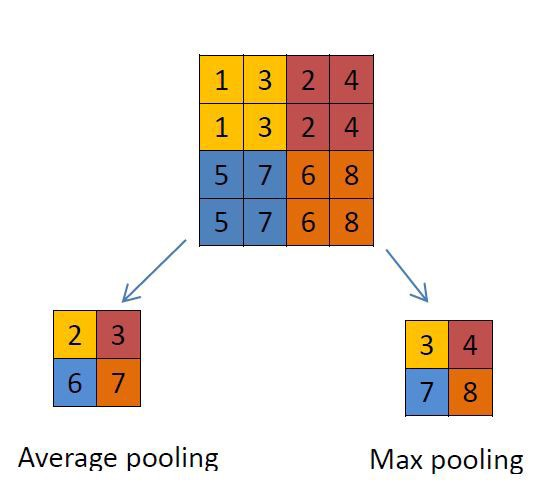
#> input picture imgs/13_CNN_pooling_layer_.jpeg, 552 x 499 px, given in place of 13_CNN_conv_imag_ex.jpg, which was not available
$ jupyter execute --allow-errors 07_CNN_main-student_version.ipynb   (shell and % lines are left out)   (text cells are left out)
#> lines starting #> are read from the running program, lines starting #| are printed output that depends on the picture; pictures that were not available may be replaced by others from this repository, and a replacement may not be noted
[cell 1]
import numpy as np

def convolve2d(input_, kernel):

    nrow, ncol = input_.shape
    nrow_k, ncol_k = kernel.shape

    # check kernel always smaller than input?

    #number of steps in columns assuming the kernel moves one position in both directions
    steps_x = nrow - (nrow_k)
    steps_y= ncol - (ncol_k)

    res = np.empty([steps_x, steps_y])

    for i in range(steps_x):
        # col position in input
        for j in range(steps_y):
            #clip input at kernel position
            input_subset = input_[i:i+nrow_k, j:j+ncol_k]
            res[i, j] = np.sum(input_subset * kernel)

    return res

[cell 2]
import matplotlib.pyplot as plt
from skimage import io, color
from skimage import exposure

[cell 3]
def load_image(path):
    # Load the image
    img = io.imread(path)
    # Convert the image to grayscale (1 channel)
    img = color.rgb2gray(img)
    return img

[cell 4]
import warnings

def run(image_path, kernel=np.array([[-1,-1,-1],[-1,8,-1],[-1,-1,-1]])):
    img = load_image(image_path)
    edges = convolve2d(img, kernel)
    # Adjust the contrast of the filtered image by applying Histogram Equalization
    with warnings.catch_warnings():
        warnings.simplefilter("ignore")
        edges_equalized = exposure.equalize_adapthist(edges/np.max(np.abs(edges)), clip_limit=0.03)
        plt.imshow(edges_equalized, cmap=plt.cm.gray)
        plt.axis('off')
        plt.show()

[cell 5]
#run with kernel np.array([[-1,-1,-1],[-1,8,-1],[-1,-1,-1]]))
#my_img = load_image('../imgs/13_CNN_conv_imag_ex.jpg')

run(image_path='../imgs/13_CNN_conv_imag_ex.jpg')
#> in load_image, img is the input picture: shape (499, 552, 3); mean R, G, B 237.2, 227.4, 219
#> in load_image, `img = color.rgb2gray(img)`:
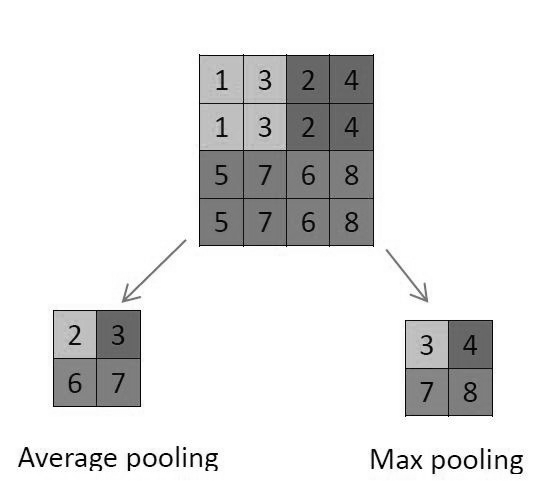
#> img: shape (499, 552) float64; min 0, max 1, mean 0.898
#> after the loop in convolve2d, `for i in range(steps_x):`:
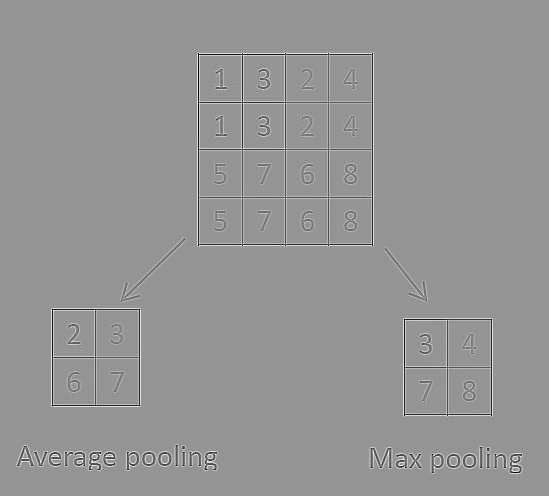
#> res: shape (496, 549) float64; min -5.98, max 4.25, mean -3.5e-18; drawn with min black and max white
#> in run, `edges_equalized = exposure.equalize_adapthist(edges/np.max(np.abs(edge..`:
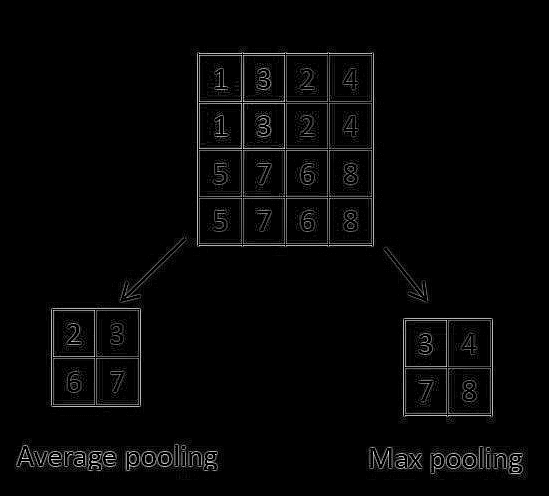
#> edges_equalized: shape (496, 549) float64; min 0, max 1, mean 0.0234

[cell 6]
#run with kernel np.array([[1,1,1],[1,1,1],[1,1,1]])/9.0

run(image_path='../imgs/13_CNN_conv_imag_ex.jpg', kernel=np.array([[1,1,1],[1,1,1],[1,1,1]])/9.0)
#> after the loop in convolve2d (call 2), `for i in range(steps_x):`:
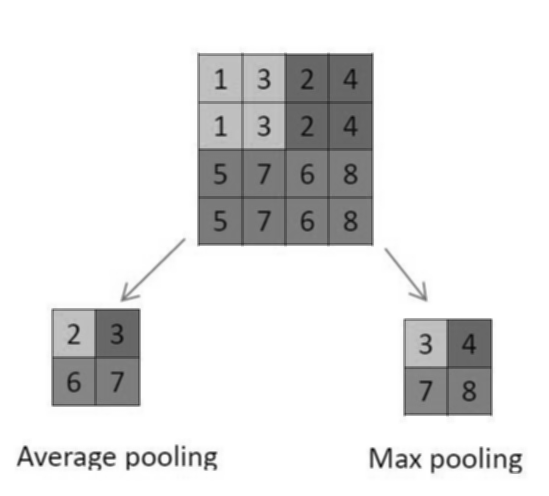
#> res: shape (496, 549) float64; min 0.0213, max 1, mean 0.896

[cell 7]
#run with kernel np.array([[0,-1,0],[-1,5,-1],[0,-1,0]])
run(image_path='../imgs/13_CNN_conv_imag_ex.jpg', kernel=np.array([[0,-1,0],[-1,5,-1],[0,-1,0]]))
#> call 3 of run, with image_path = '../imgs/13_CNN_conv_imag_ex.jpg', kernel = array of shape (3, 3)
#> after the loop in convolve2d (call 3), `for i in range(steps_x):`:
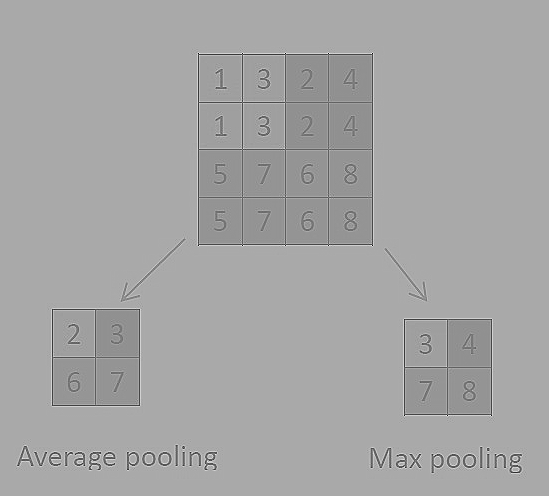
#> res: shape (496, 549) float64; min -3.03, max 3.02, mean 0.896; drawn with min black and max white
#> in run (call 3), `edges_equalized = exposure.equalize_adapthist(edges/np.max(np.abs(edge..`:
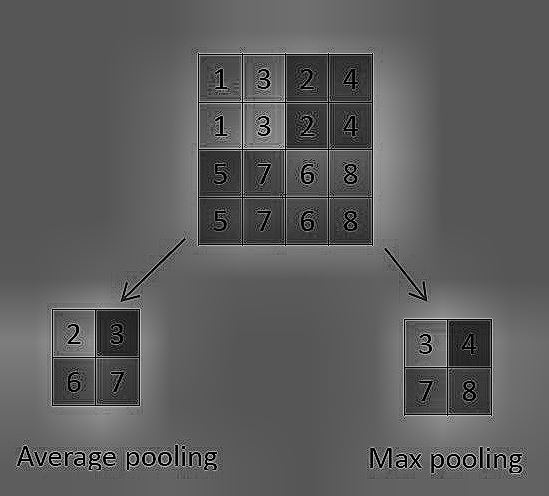
#> edges_equalized: shape (496, 549) float64; min 0, max 1, mean 0.365

[cell 8]
def convolve2d_stride(input_, kernel, stride):

    nrow, ncol = input_.shape
    nrow_k, ncol_k = kernel.shape

    # check kernel always smaller than input?

    #number of steps in columns assuming the kernel moves one position in both directions
    steps_x = (nrow - (nrow_k)) // stride
    steps_y= (ncol - (ncol_k)) // stride

    res = np.empty([steps_x, steps_y])

    for i in range(steps_x):
        # col position in input
        for j in range(steps_y):
            #clip input at kernel position
            pos_x = i*stride
            pos_y = j*stride
            input_subset = input_[pos_x:pos_x+nrow_k, pos_y:pos_y+ncol_k]
            res[i, j] = np.sum(input_subset * kernel)

    return res

[cell 9]
def run_stride(image_path, kernel=np.array([[-1,-1,-1],[-1,8,-1],[-1,-1,-1]]), stride=2):
    img = load_image(image_path)
    edges = convolve2d_stride(img, kernel, stride)
    # Adjust the contrast of the filtered image by applying Histogram Equalization
    with warnings.catch_warnings():
        warnings.simplefilter("ignore")
        edges_equalized = exposure.equalize_adapthist(edges/np.max(np.abs(edges)), clip_limit=0.03)
        plt.imshow(edges_equalized, cmap=plt.cm.gray)
        plt.axis('off')
        plt.show()
    return

[cell 10]
# run_stride, with stride = 4
run_stride(image_path='../imgs/13_CNN_conv_imag_ex.jpg', kernel=np.array([[0,-1,0],[-1,5,-1],[0,-1,0]]), stride=4)
#> after the loop in convolve2d_stride, `for i in range(steps_x):`:
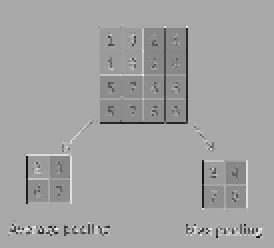
#> res: shape (124, 137) float64 (shown 2 times larger); min -1.99, max 2.5, mean 0.894; drawn with min black and max white
#> in run_stride, `edges_equalized = exposure.equalize_adapthist(edges/np.max(np.abs(edge..`:
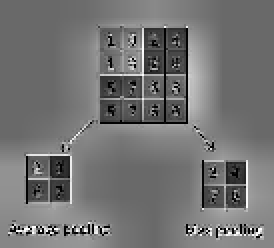
#> edges_equalized: shape (124, 137) float64 (shown 2 times larger); min 0, max 1, mean 0.454

[cell 11]
# run_stride, with stride = 10
run_stride(image_path='../imgs/13_CNN_conv_imag_ex.jpg', kernel=np.array([[0,-1,0],[-1,5,-1],[0,-1,0]]), stride=10)
#> call 2 of run_stride, with image_path = '../imgs/13_CNN_conv_imag_ex.jpg', kernel = array of shape (3, 3), stride = 10
#> call 2 of convolve2d_stride, with kernel = array of shape (3, 3), stride = 10
#> after the loop in convolve2d_stride (call 2), `for i in range(steps_x):`:
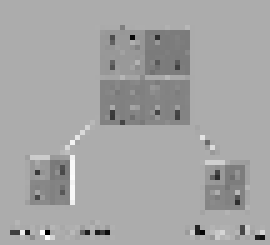
#> res: shape (49, 54) float64 (shown 5 times larger); min -1.17, max 2.05, mean 0.909; drawn with min black and max white
#> in run_stride (call 2), `edges_equalized = exposure.equalize_adapthist(edges/np.max(np.abs(edge..`:
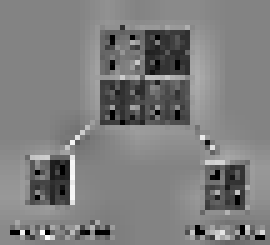
#> edges_equalized: shape (49, 54) float64 (shown 5 times larger); min 0, max 1, mean 0.493
